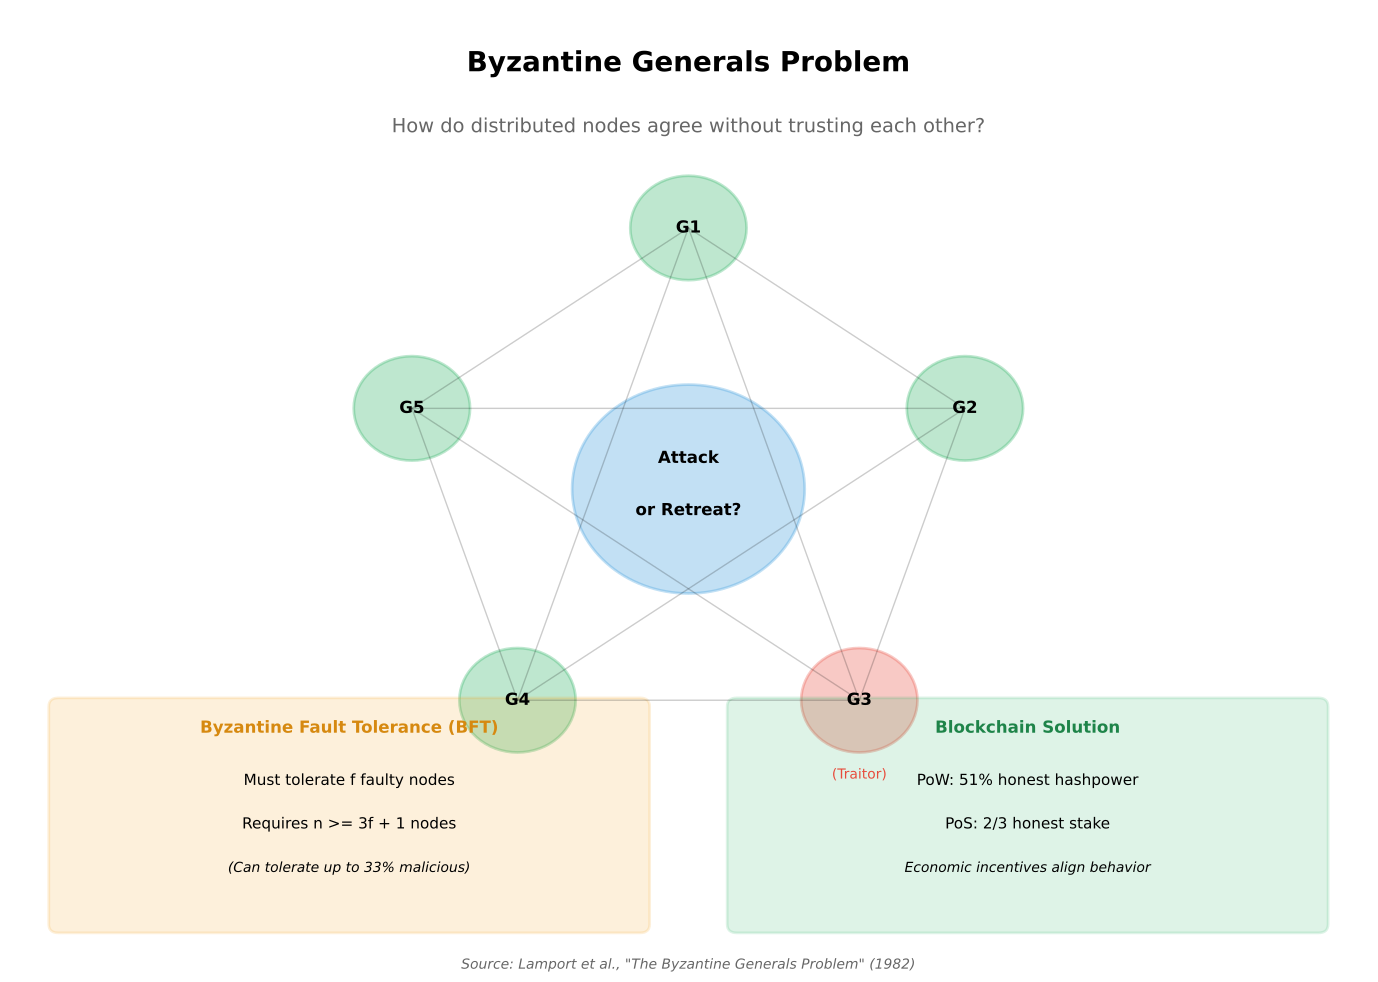

The script that saved this image:
"""
Consensus Problem
Illustrates the Byzantine Generals Problem and distributed consensus

Output: consensus_problem.pdf
Module: module_02_blockchain
Lesson: 14 - Hashing
"""

from pathlib import Path
import matplotlib.pyplot as plt
import matplotlib.patches as mpatches
import numpy as np

CHART_METADATA = {
    'title': 'Consensus Problem',
    'module': 'module_02_blockchain',
    'lesson': 14,
    'url': 'https://github.com/Digital-AI-Finance/digital-finance/tree/main/module_02_blockchain/figures/consensus_problem'
}

plt.rcParams.update({
    'font.size': 14,
    'axes.labelsize': 14,
})

def create_chart():
    """Create consensus problem diagram"""
    fig, ax = plt.subplots(figsize=(14, 10))
    ax.set_xlim(0, 14)
    ax.set_ylim(0, 11)
    ax.axis('off')

    # Title
    ax.text(7, 10.3, 'Byzantine Generals Problem', fontsize=20, fontweight='bold', ha='center')
    ax.text(7, 9.6, 'How do distributed nodes agree without trusting each other?', fontsize=14, ha='center', color='#666')

    # Draw generals in a circle
    center_x, center_y = 7, 5.5
    radius = 3
    n_generals = 5
    angles = np.linspace(90, 90 - 360, n_generals + 1)[:-1] * np.pi / 180

    generals = []
    for i, angle in enumerate(angles):
        x = center_x + radius * np.cos(angle)
        y = center_y + radius * np.sin(angle)
        generals.append((x, y))

        # Determine if traitor (1 out of 5)
        is_traitor = (i == 2)
        color = '#E74C3C' if is_traitor else '#27AE60'
        label = 'Traitor' if is_traitor else f'General {i+1}'

        circle = plt.Circle((x, y), 0.6, facecolor=color, alpha=0.3, edgecolor=color, lw=2)
        ax.add_patch(circle)
        ax.text(x, y, f'G{i+1}', ha='center', va='center', fontsize=12, fontweight='bold')
        if is_traitor:
            ax.text(x, y-0.9, '(Traitor)', ha='center', fontsize=10, color='#E74C3C')

    # Draw message lines between generals
    for i in range(n_generals):
        for j in range(i+1, n_generals):
            x1, y1 = generals[i]
            x2, y2 = generals[j]
            ax.plot([x1, x2], [y1, y2], 'k-', alpha=0.2, lw=1)

    # Central decision
    decision_circle = plt.Circle((center_x, center_y), 1.2, facecolor='#3498DB', alpha=0.3, edgecolor='#3498DB', lw=2)
    ax.add_patch(decision_circle)
    ax.text(center_x, center_y+0.3, 'Attack', ha='center', fontsize=12, fontweight='bold')
    ax.text(center_x, center_y-0.3, 'or Retreat?', ha='center', fontsize=12, fontweight='bold')

    # Requirements box
    req_box = mpatches.FancyBboxPatch((0.5, 0.5), 6, 2.5,
                                       boxstyle='round,pad=0.1',
                                       facecolor='#F39C12', alpha=0.15,
                                       edgecolor='#F39C12', lw=2)
    ax.add_patch(req_box)
    ax.text(3.5, 2.7, 'Byzantine Fault Tolerance (BFT)', ha='center', fontsize=12, fontweight='bold', color='#D68910')
    ax.text(3.5, 2.1, 'Must tolerate f faulty nodes', ha='center', fontsize=11)
    ax.text(3.5, 1.6, 'Requires n >= 3f + 1 nodes', ha='center', fontsize=11)
    ax.text(3.5, 1.1, '(Can tolerate up to 33% malicious)', ha='center', fontsize=10, style='italic')

    # Blockchain solution box
    sol_box = mpatches.FancyBboxPatch((7.5, 0.5), 6, 2.5,
                                       boxstyle='round,pad=0.1',
                                       facecolor='#27AE60', alpha=0.15,
                                       edgecolor='#27AE60', lw=2)
    ax.add_patch(sol_box)
    ax.text(10.5, 2.7, 'Blockchain Solution', ha='center', fontsize=12, fontweight='bold', color='#1E8449')
    ax.text(10.5, 2.1, 'PoW: 51% honest hashpower', ha='center', fontsize=11)
    ax.text(10.5, 1.6, 'PoS: 2/3 honest stake', ha='center', fontsize=11)
    ax.text(10.5, 1.1, 'Economic incentives align behavior', ha='center', fontsize=10, style='italic')

    # Source
    fig.text(0.5, 0.02, 'Source: Lamport et al., "The Byzantine Generals Problem" (1982)',
            fontsize=10, ha='center', style='italic', color='#666666')

    plt.tight_layout()

    output_path = Path(__file__).parent / 'consensus_problem.pdf'
    plt.savefig(output_path, format='pdf', dpi=300, bbox_inches='tight')
    plt.close()
    print(f"Chart saved to: {output_path}")
    return output_path

if __name__ == '__main__':
    create_chart()
